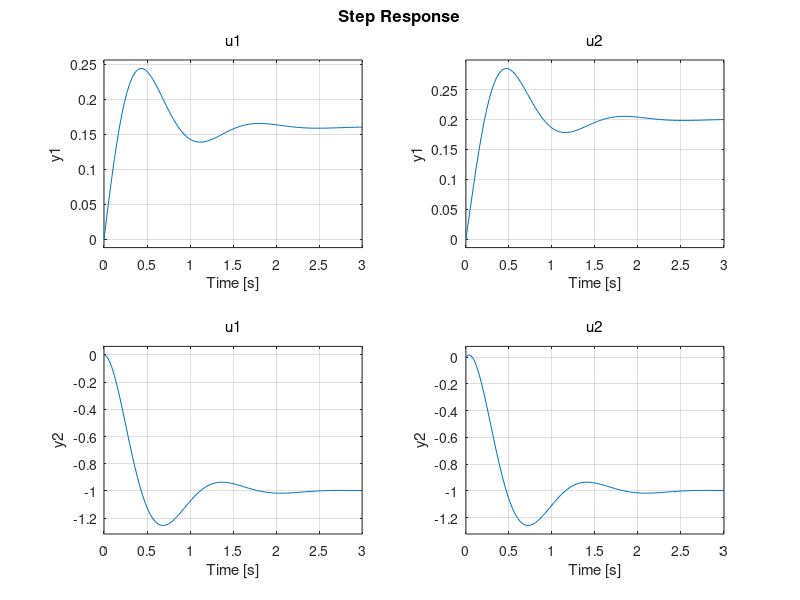

Source code (MATLAB):
clc, clear all

%% Representacion de estado

% Ejemplo

% Considere el siguiente sistema con multiples entradas y multiples salidas
% ẋ = [ 0   1]x + [1 1]u
%     [-25 -4]    [0 1]

% y = [1 0]x
%     [0 1]

% Este sistema tiene dos entradas y dos salidas
%% Desarrollo

% De acuerdo al ejercicio dado se identifican las matrices A,B,C,D 
A = [0 1;-25 -4];
B = [1 1; 0 1];
C = [1 0; 0 1];
D = [0 0; 0 0];

% Se obtienen los espacios de estado y su funcion de transferencia
sys = ss(A,B,C,D);
size(sys)% Este comando retorna el numero de entradas y salidas

% Graficando el sistema
step(sys)